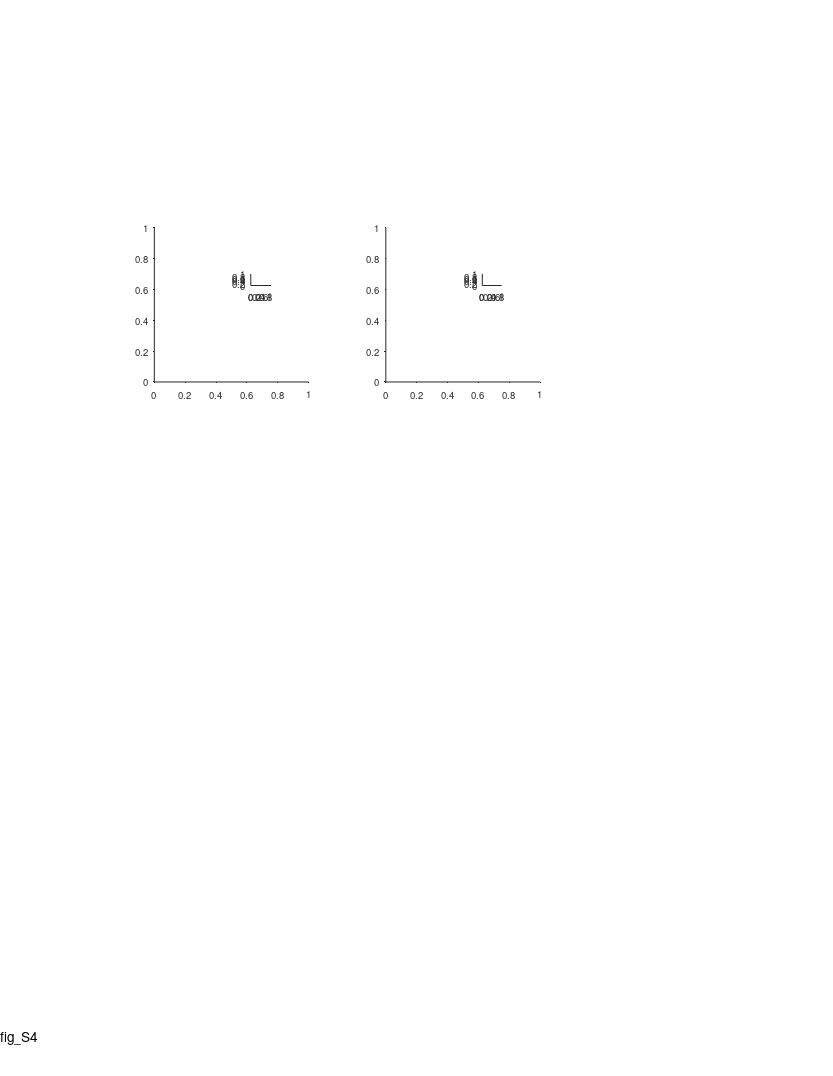

Reproduce this figure in MATLAB. (Note: this script raises an error after producing the figure.)
%% Large Scale - supp fig - comparing the two arms

%%
clear 
clc

%% plotting options
% yscale_opt = 'linear';
yscale_opt = 'log';

%% define output files
res_dir = 'L:\paper_figures';
mkdir(res_dir)
fig_name_str = 'fig_S4';
fig_caption_str = 'compare firing patterns between the two arms (long vs. short)';
log_name_str = [fig_name_str '_log_file' '.txt'];
log_name_str = strrep(log_name_str , ':', '-');
log_name_str = strrep(log_name_str , ' ', '_');
log_name_out = fullfile(res_dir, log_name_str);

%% open log file
diary off
diary(log_name_out)
diary on
disp('Log file');
disp(['created: ', datestr(clock)]);
disp('======================================================');
disp([fig_name_str ':' fig_caption_str]);
disp('======================================================');
disp('');

%% create figure
% =========================================================================
% figure_size_cm = [21.0 29.7]; % ~A4
figure_size_cm = [21.6 27.9]; % ~US letter
figure ;
% Some WYSIWYG options:
set(gcf,'DefaultAxesFontSize',7);
set(gcf,'DefaultAxesFontName','helvetica');
set(gcf,'DefaultAxesUnits','centimeters');
set(gcf,'PaperType','usletter')
% set(gcf,'PaperType','<custom>');
set(gcf,'PaperUnits','centimeters','PaperPosition',[0 0 figure_size_cm]);
set(gcf,'PaperOrientation','portrait');
set(gcf,'Units','centimeters','Position',get(gcf,'paperPosition')+[0 0 0 0]); % position on screen...
set(gcf, 'Renderer', 'painters');
set(groot, 'defaultAxesTickDir', 'out');
set(groot,  'defaultAxesTickDirMode', 'manual');
annotation('textbox', [0.5 1 0 0], 'String',fig_name_str, 'HorizontalAlignment','center','Interpreter','none', 'FitBoxToText','on');
pause(0.2); % workaround to solve matlab automatically changing the axes positions...

% create panels
panels_size = [4 4];
panel_A = axes('position', [ 4 18 panels_size]);
panel_B = axes('position', [10 18 panels_size]);
panel_A_legend = axes('position', [ 6.5 20.5 0.5 0.3]);
panel_B_legend = axes('position', [12.5 20.5 0.5 0.3]);

%% load population data
% =========================================================================
prm = PARAMS_GetAll();
cells_t = DS_get_cells_summary();
bats = [79,148,34,9861,2289];
cells_t(~ismember(cells_t.bat, bats ),:) = [];
cells = cellfun(@(c)(cell_load_data(c,'details')), cells_t.cell_ID, 'UniformOutput',0);
cells = [cells{:}];
cells = [cells.details];
cells(~contains({cells.brain_area}, 'CA1')) = [];
cells(~ismember([cells.ClusterQuality], [2])) = [];
cells = cellfun(@(c)(cell_load_data(c,'details','meanFR')), {cells.cell_ID}, 'UniformOutput',0);
cells = [cells{:}];
cells_details = [cells.details];
cells_ID = {cells_details.cell_ID};
meanFR = [cells.meanFR];
cells_ID([meanFR.all]>prm.inclusion.interneuron_FR_thr)=[];
clear cells stats cells_details cells_t
cells = cellfun(@(c)(cell_load_data(c,'details','stats','meanFR','stats','inclusion','signif','fields','FR_map','Ipos')), cells_ID, 'UniformOutput',0);
cells = [cells{:}];
whos cells

%% load LM data
exp_ID = 'b2289_d180615';
exp = exp_load_data(exp_ID,'LM');
LM = exp.LM;
% LM( contains({LM.name},{'ball','enter'}) ) = [];
turn_point_LM = LM( contains({LM.name},{'turn-point'}) );

%% panel A - compare fields size between short/long arms
% arrange data
fields_size = builtin('cell',length(cells),2);
for ii_dir = 1:2
    for ii_cell = 1:length(cells)
        cell = cells(ii_cell);
        if ~cell.signif(ii_dir).TF % check signif per direction
            continue;
        end
        fields = cell.fields{ii_dir};
        fields([fields.in_low_speed_area]) = []; % remove fields in low speed area
        pos = [fields.loc];
        width = [fields.width_prc];
        pos_thr = turn_point_LM.pos_proj;
        IX1 = pos <  pos_thr;
        IX2 = pos >= pos_thr;
        fields_size{ii_cell,ii_dir,1} = width(IX1);
        fields_size{ii_cell,ii_dir,2} = width(IX2);
    end
end
nFields = cellfun(@length, fields_size);
nFields(nFields==0) = nan;

% plot
axes(panel_A);
cla
hold on
x1 = [fields_size{:,:,1}];
x2 = [fields_size{:,:,2}];
x1(isnan(x1))=[];
x2(isnan(x2))=[];
c = [0 0 0];
nBins = 15;
h1 = histogram( x1 );
h1.NumBins = nBins;
h1.Normalization = 'pdf';
h1.DisplayStyle = 'stairs';
h1.EdgeColor = c;
h1.LineWidth = 2; % long arm
h2 = histogram( x2 );
h2.NumBins = nBins;
h2.Normalization = 'pdf';
h2.DisplayStyle = 'stairs';
h2.EdgeColor = c;
h2.LineWidth = 1; % short arm
[H,P_KS,KSSTAT] = kstest2(x1,x2,'Tail','unequal');
text(1,1,sprintf('P_{KS} = %.3f',P_KS),'Units','normalized','HorizontalAlignment','right','VerticalAlignment','top','FontSize',7);
P_ranksum = ranksum(x1,x2);
%     text(1,0.9,sprintf('P_{Wilc}=%.2f',P_ranksum),'Units','normalized','HorizontalAlignment','right','VerticalAlignment','top','FontSize',7);
ha=gca;
ha.YLim = [0.6e-3 0.2];
ha.YScale = yscale_opt;
ha.XRuler.TickLabelGapOffset = -1;
ha.TickLength = [0.03 0.03];
ha.YTick = 10.^[-3 -2 -1];
ha.YTickLabel = {'10^{ -3}'; '10^{ -2}'; '10^{ -1}';};
xlabel('Field size (m)', 'Units','normalized','Position',[0.5 -0.14]);
ylabel('Probability', 'Units','normalized','Position',[-0.20 0.5]);
axes(panel_A);
text(-0.3,1.1, 'A', 'Units','normalized','FontWeight','bold');

%% legend for long/short arms
axes(panel_A_legend);
cla
hold on
plot([1 2], [2 2], 'Color', 'k', 'LineWidth', 2, 'Clipping', 'off'); % long arm
plot([1 2], [1 1], 'Color', 'k', 'LineWidth', 1, 'Clipping', 'off'); % shorty arm
xlim([0.5 2.5])
ylim([0 1])
text(2.5, 1, 'Short arm', 'HorizontalAlignment','left','VerticalAlignment','middle','FontSize',7);
text(2.5, 2, 'Long arm',  'HorizontalAlignment','left','VerticalAlignment','middle','FontSize',7);
set(gca,'visible','off');


%% field size ratio - from fields only in the long arm
% ------------------------------------------------------------------------
LS_field_ratio_all_long  = nan(1,length(cells));
LS_field_ratio_all_short = nan(1,length(cells));
LS_field_ratio_dir = nan(2,length(cells));
pos_thr = turn_point_LM.pos_proj;
for ii_cell = 1:length(cells)
    cell = cells(ii_cell);
    
    %% pooled stats - check at least one direction is signif
    if any([cell.signif.TF])
        fields=[];
        for ii_dir = 1:2
            if cell.signif(ii_dir).TF 
                fields_to_add = cell.fields{ii_dir};
                % workaround to solve the problem that sometimes I don't have the
                % field 'overlap_edges'... maybe change that in 'cell_calc_fields'...
                if isfield(fields_to_add,'overlap_edges')
                    fields_to_add = rmfield(fields_to_add,'overlap_edges');
                end
                fields = [fields fields_to_add];
            end
        end
        fields([fields.in_low_speed_area])=[];
        IX1 = [fields.loc] <  pos_thr;
        IX2 = [fields.loc] >= pos_thr;
        long_arm_fields = fields(IX1);
        short_arm_fields = fields(IX2);
        if length(long_arm_fields) >= 2
            LS_field_ratio_all_long(ii_cell) = max([long_arm_fields.width_prc]) / min([long_arm_fields.width_prc]);
        end
        if length(short_arm_fields) >= 2
            LS_field_ratio_all_short(ii_cell) = max([short_arm_fields.width_prc]) / min([short_arm_fields.width_prc]);
        end
    end
    
    %% per dir stats - check signif per direction
    for ii_dir = 1:2
        if cell.signif(ii_dir).TF 
            fields = cell.fields{ii_dir};
            fields([fields.in_low_speed_area])=[];
            long_arm_fields = [fields.loc] < pos_thr;
            fields = fields(long_arm_fields);
            if length(fields) >= 2
                LS_field_ratio_dir(ii_dir,ii_cell) = max([fields.width_prc]) / min([fields.width_prc]);
            end
        end
    end
end

%% now plot
axes(panel_B);
cla
hold on
text(-0.3,1.1, 'B', 'Units','normalized','FontWeight','bold');

x1=LS_field_ratio_all_long;
x2=LS_field_ratio_all_short;
x1(isnan(x1))=[];
x2(isnan(x2))=[];

nBinEdges = 9;
edges = logspace(0,log10(25),nBinEdges);
c = [0 0 0];
h1=histogram(x1);
h1.BinEdges = edges;
h1.Normalization = 'pdf';
h1.DisplayStyle = 'stairs';
h1.EdgeColor = c;
h1.LineWidth = 2; % long arm
h2=histogram(x2);
h2.BinEdges = edges;
h2.Normalization = 'pdf';
h2.DisplayStyle = 'stairs';
h2.EdgeColor = c;
h2.LineWidth = 1; % short arm

[H,P_KS,KSSTAT] = kstest2(x1, x2, 'Tail','unequal');
text(1,1,sprintf('P_{KS} = %.3f',P_KS),'Units','normalized','HorizontalAlignment','right','VerticalAlignment','top','FontSize',7);

ha=gca;
ha.YScale = yscale_opt;
% ha.YScale = 'linear';
ha.XScale = 'log';
ha.XLim = [0 27];
ha.XTick = [1 2 5 10 20];
ha.YLim = [3e-4 1.2];
ha.YTick = 10.^[-3 -2 -1];
ha.YTickLabel = {'10^{ -3}'; '10^{ -2}'; '10^{ -1}';};
ha.TickDir='out';
ha.TickLength = [0.03 0.03];
ha.XRuler.TickLabelGapMultiplier = -0.35;
ha.YRuler.TickLabelGapMultiplier = 0.001;
xlabel({'Field size ratio';'largest/smallest'},'Units','normalized','Position',[0.5 -0.12]);
ylabel('Probability','Units','normalized','Position',[-0.18 0.5]);

% add legend
axes(panel_B_legend);
cla
hold on
plot([1 2], [2 2], 'Color', 'k', 'LineWidth', 2,'Clipping','off'); % long arm
plot([1 2], [1 1], 'Color', 'k', 'LineWidth', 1,'Clipping','off'); % shorty arm
xlim([0.5 2.5])
ylim([0 1])
text(2.5, 1, 'Short arm', 'HorizontalAlignment','left','VerticalAlignment','middle','FontSize',7);
text(2.5, 2, 'Long arm',  'HorizontalAlignment','left','VerticalAlignment','middle','FontSize',7);
set(gca,'visible','off');

%% print/save the figure
fig_name_out = fullfile(res_dir, sprintf('%s_yscale_%s',fig_name_str,yscale_opt));
print(gcf, fig_name_out, '-dpdf', '-cmyk', '-painters');
% print(gcf, fig_name_out, '-dtiff', '-cmyk', '-painters');
% saveas(gcf , fig_name_out, 'fig');
disp('figure was successfully saved to pdf/tiff/fig formats');
